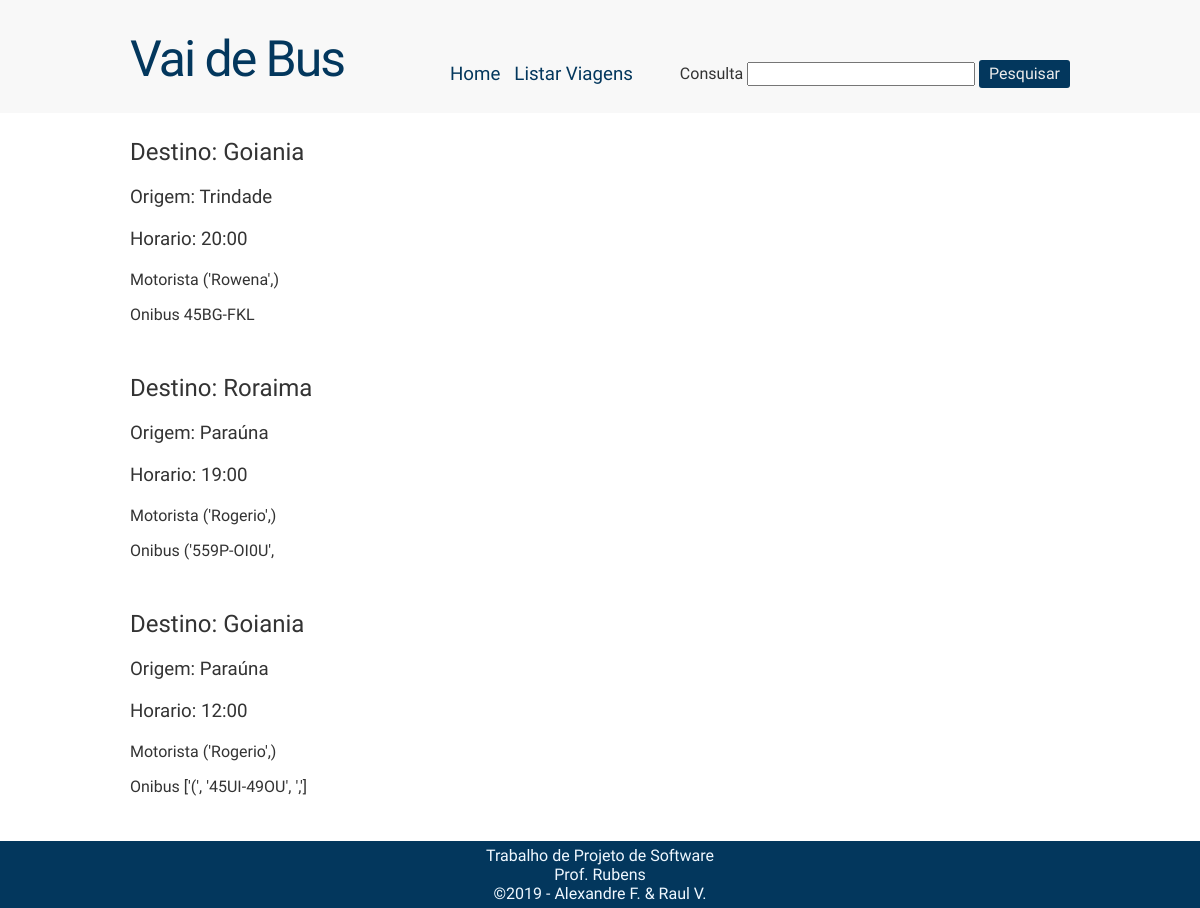
The page /listarViagens on the database as committed earlier.
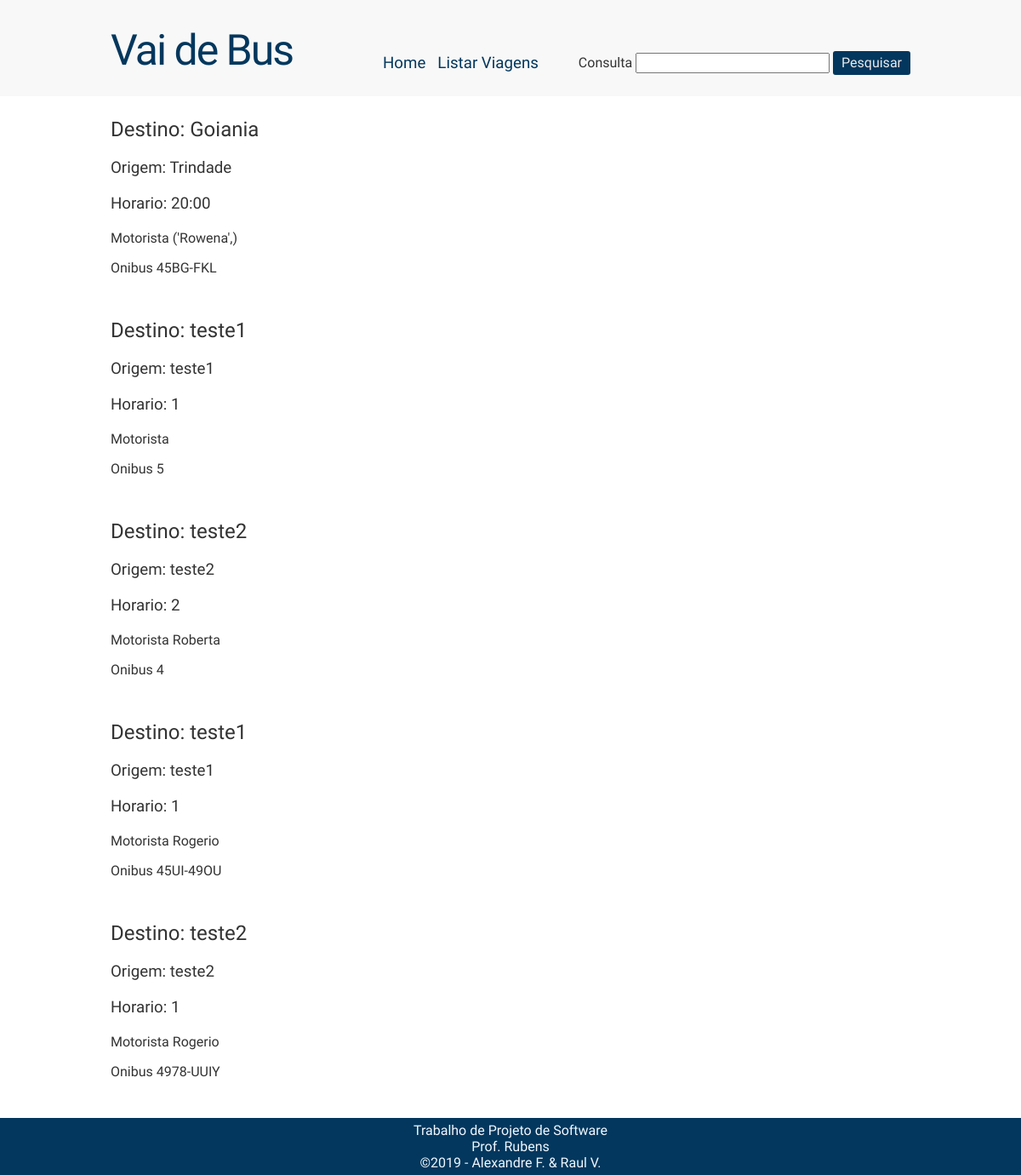
The same page on the database as committed later.
### tables this page shows
CREATE TABLE viagens 	(numViagem INTEGER NOT NULL PRIMARY KEY AUTOINCREMENT,
						onibusPlaca TEXT UNIQUE NOT NULL,
						motoristaViagem TEXT NOT NULL,
						diaViagem TEXT NOT NULL,
						horario TEXT NOT NULL,
						cidadeOrigem TEXT NOT NULL,
						cidadeDestino TEXT NOT NULL);

### index.py (the view)
	@app.route ("/listarViagens")
	def listarViagens ():
		return render_template ("listarViagens.html", dataViagens = dbSelectAllViagens ())

### database.py (called while the page is built)
def dbSelectAllViagens ():
	connection = sqlite3.connect ("CompOnibus.db")
	cursor = connection.cursor ()
	command = """
	SELECT cidadeOrigem, cidadeDestino, horario, onibusPlaca, motoristaViagem
	FROM viagens"""
	cursor.execute (command)
	data = cursor.fetchall ()
	connection.close ()
	return data

### index.py (called while the page is built)
def configure (app):
	@app.route ("/", methods = ["POST", "GET",])
	@app.route ("/index", methods = ["POST", "GET",])
	def index ():
		if request.method == "GET":
			return render_template ("index.html")
		elif request.method == "POST":
			username = request.form["username"]
			password = request.form["password"]
			if (checaLoginComp (username, password)):
				compUser = retornaCompRegistro ()
				login_user (compUser)
				return redirect ("/admin/controlPanel/")
				pass
			else:
				return abort (401)
	@app.route ("/listarViagens")
	def listarViagens ():
		return render_template ("listarViagens.html", dataViagens = dbSelectAllViagens ())

### templates/listarViagens.html (shortened to what this page needs)
{% extends "baseCommon.html" %}
{% block content %}
	<div class=linha>
		<div class=coluna col12 sidebar>
			<div class=viagens>
				{% for viagem in dataViagens %}
					<table>
						<h2 class=viagemDestino>Destino: {{ viagem[1]}}</h2>
						<h3 class=viagemOrigem>Origem: {{ viagem[0]}}</h3>
						<h3 class=horario>Horario: {{ viagem[2]}}</h3>
						<p>Motorista {{ viagem[4]}}</p>
						<p>Onibus {{ viagem[3]}}</p>
					</table>
					<br>
				{% endfor %}
			</div>
		</div>
	</div>
{% endblock %}

### templates/baseCommon.html (shortened to what this page needs)
<!doctype html>
<html lang = "pt-br">
<head>
    <link rel="stylesheet" type="text/css" href="{{ url_for('static', filename='css/normalize.css') }}">
    <link rel="stylesheet" type="text/css" href="{{ url_for('static', filename='css/styleCommon.css') }}">
</head>
<body>
    <div class="header">
        <div class="linha">
            <header>
                <div class="coluna col4">
                    <h1 class="logo">Vai de Bus</h1>
                </div>
                <div class="coluna col8">
                    <nav>
                        <h3 class=home><a href="/index">Home</a></h3>
                        <h3 class=listarViagens><a href="/listarViagens">Listar Viagens</a></h3>
                            <section class="consulta">
                                    <form action="" method="POST">
                                        <label>Consulta</label>
                                        <input class="CampoPesquisa" type="text" name="consulta">
                                        <input type="submit" class="botao" name="pesquisar" value="Pesquisar">
                                    </form>
                            </section>
                    </nav>
                </div>
            </header>
        </div>
    </div>
    <div class="linha">
            {% block content %}
            {% endblock %}
    </div>
        <div class = "footer">
            <div class="linha">
            <footer>
                <div class="coluna col12">
                    <span>Trabalho de Projeto de Software</span>
                    <br>
                    <span>Prof. Rubens</span>
                    <br>
                    <span>&copy;2019 - Alexandre F. & Raul V.</span>
                </div>
            </footer>
            </div>
        </div>
    </body>
</html>

### static/css/styleCommon.css (style rules this page uses)
body { font-family: 'Ubuntu', sans-serif; color: #333; }
a:link, a:active, a:visited { color: #03375d; text-decoration: none; }
.linha { width: 960px; margin: 0 auto; overflow: auto; padding: 5px 0; }
.coluna { padding: 0 10px; float:left; }
.col4 { width: 300px }
.col8 { width: 620px }
.col12 { width: 940px }
h1, h2, h3, h4, h5, h6 { font-weight: 500; margin: 15px 0 20px 0; }
input.botao { background: #03375d; padding: 5px 10px; border-radius: 3px; color: #ebebeb; cursor: pointer; margin: 5px 0; display: inline-block; border: none; }
.header { background: #f8f8f8 }
h1.logo { padding-top: 10px; font-weight: 500; font-size: 50px; color: #03375d; letter-spacing: -2px; }
.footer { background: #03375d; color: 20px 0; text-align: center; font-weight: 300; color: aliceblue }
.home { padding: 43px 0px 0px 0px; display: inline-block; }
.listarViagens { padding: 43px 0px 0px 10px; display: inline-block; }
.consulta { padding: 50px 0px 10px 10px; display: inline-block; float: right; }

Rows that differ between the two databases and show on the page:
removed viagens: cidadeDestino "Roraima", cidadeOrigem "Paraúna", horario "19:00", motoristaViagem "('Rogerio',)", onibusPlaca "('559P-OI0U',"
removed viagens: cidadeDestino "Goiania", cidadeOrigem "Paraúna", horario "12:00", motoristaViagem "('Rogerio',)", onibusPlaca "['(', '45UI-49OU', ',']"
added viagens: cidadeDestino "teste1", cidadeOrigem "teste1", horario "1", onibusPlaca "5"
added viagens: cidadeDestino "teste2", cidadeOrigem "teste2", horario "2", motoristaViagem "Roberta", onibusPlaca "4"
added viagens: cidadeDestino "teste1", cidadeOrigem "teste1", horario "1", motoristaViagem "Rogerio", onibusPlaca "45UI-49OU"
added viagens: cidadeDestino "teste2", cidadeOrigem "teste2", horario "1", motoristaViagem "Rogerio", onibusPlaca "4978-UUIY"
